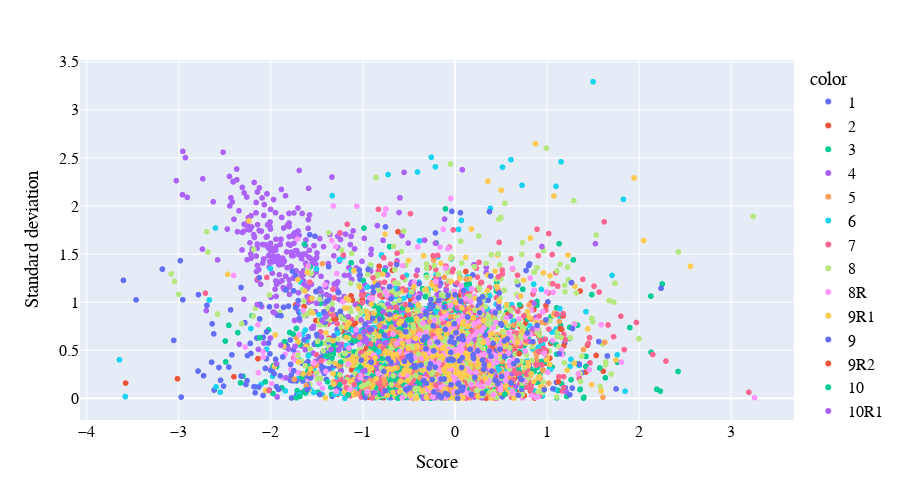

This figure's notebook cell:
### Code cell
fig = px.scatter(x = merge_melt['activity'], y = merge_melt['std'],
          color = merge_melt['set'])
fig.update_layout(
        xaxis_title="Score",
        yaxis_title="Standard deviation",
        autosize=False,
        width=900,
        height=500,
        font=dict(family="Arial",
                        size=16,
                        color="#020202"
                        ))
fig.show()
fig.write_html(fig_folder+"grl_combined_score_by_set.html")

### Figure 1 — Plotly figure (JSON) as saved in the notebook; plotly's stock layout.template omitted (floating-point values rounded to 4 significant figures; data arrays with more than 128 entries replaced by an {"elided": "..."} marker saying what was removed)
{"data": [{"hovertemplate": "color=1<br>x=%{x}<br>y=%{y}<extra></extra>", "legendgroup": "1", "marker": {"color": "#636efa", "symbol": "circle"}, "mode": "markers", "name": "1", "showlegend": true, "type": "scattergl", "x": {"elided": "252 float values"}, "xaxis": "x", "y": {"elided": "252 float values"}, "yaxis": "y"}, {"hovertemplate": "color=2<br>x=%{x}<br>y=%{y}<extra></extra>", "legendgroup": "2", "marker": {"color": "#EF553B", "symbol": "circle"}, "mode": "markers", "name": "2", "showlegend": true, "type": "scattergl", "x": {"elided": "315 float values"}, "xaxis": "x", "y": {"elided": "315 float values"}, "yaxis": "y"}, {"hovertemplate": "color=3<br>x=%{x}<br>y=%{y}<extra></extra>", "legendgroup": "3", "marker": {"color": "#00cc96", "symbol": "circle"}, "mode": "markers", "name": "3", "showlegend": true, "type": "scattergl", "x": {"elided": "315 float values"}, "xaxis": "x", "y": {"elided": "315 float values"}, "yaxis": "y"}, {"hovertemplate": "color=4<br>x=%{x}<br>y=%{y}<extra></extra>", "legendgroup": "4", "marker": {"color": "#ab63fa", "symbol": "circle"}, "mode": "markers", "name": "4", "showlegend": true, "type": "scattergl", "x": {"elided": "315 float values"}, "xaxis": "x", "y": {"elided": "315 float values"}, "yaxis": "y"}, {"hovertemplate": "color=5<br>x=%{x}<br>y=%{y}<extra></extra>", "legendgroup": "5", "marker": {"color": "#FFA15A", "symbol": "circle"}, "mode": "markers", "name": "5", "showlegend": true, "type": "scattergl", "x": {"elided": "273 float values"}, "xaxis": "x", "y": {"elided": "273 float values"}, "yaxis": "y"}, {"hovertemplate": "color=6<br>x=%{x}<br>y=%{y}<extra></extra>", "legendgroup": "6", "marker": {"color": "#19d3f3", "symbol": "circle"}, "mode": "markers", "name": "6", "showlegend": true, "type": "scattergl", "x": {"elided": "315 float values"}, "xaxis": "x", "y": {"elided": "315 float values"}, "yaxis": "y"}, {"hovertemplate": "color=7<br>x=%{x}<br>y=%{y}<extra></extra>", "legendgroup": "7", "marker": {"color": "#FF6692", "symbol": "circle"}, "mode": "markers", "name": "7", "showlegend": true, "type": "scattergl", "x": {"elided": "294 float values"}, "xaxis": "x", "y": {"elided": "294 float values"}, "yaxis": "y"}, {"hovertemplate": "color=8<br>x=%{x}<br>y=%{y}<extra></extra>", "legendgroup": "8", "marker": {"color": "#B6E880", "symbol": "circle"}, "mode": "markers", "name": "8", "showlegend": true, "type": "scattergl", "x": {"elided": "294 float values"}, "xaxis": "x", "y": {"elided": "294 float values"}, "yaxis": "y"}, {"hovertemplate": "color=8R<br>x=%{x}<br>y=%{y}<extra></extra>", "legendgroup": "8R", "marker": {"color": "#FF97FF", "symbol": "circle"}, "mode": "markers", "name": "8R", "showlegend": true, "type": "scattergl", "x": [-1.696, -1.741, -1.585, -0.3658, -0.3964, -2.14, -1.587, -0.7733, -2.278, -1.475, -1.846, -1.996, -1.457, -2.404, -2.136, -1.707, -1.884, -2.084, -1.711, -1.741, -1.869, -1.781, -1.991, 0.0442, -0.4095, -1.501, -1.416, -1.377, -0.00737, -0.8911, -0.5838, -1.184, -0.8455, -0.08752, -0.5434, -1.155, null, -1.078, -0.1723, -0.8122, -0.9024, -1.518], "xaxis": "x", "y": [0.04343, 0.4555, 0.2189, 0.6445, 0.3622, 0.7648, 0.1999, 0.6633, 0.5327, 0.1567, 0.4561, 0.3145, 0.2857, 1.277, 0.2653, 0.2655, 0.1013, 0.4861, 0.4728, 0.3972, 0.2126, 0.2979, 0.151, 0.04468, 0.332, 1.109, 0.4066, 0.2959, 0.5265, 0.05094, 0.4607, 0.1999, 0.1842, 0.1929, 0.1187, 0.1102, null, 0.08452, 0.2707, 0.5675, 0.5607, 0.244], "yaxis": "y"}, {"hovertemplate": "color=9R1<br>x=%{x}<br>y=%{y}<extra></extra>", "legendgroup": "9R1", "marker": {"color": "#FECB52", "symbol": "circle"}, "mode": "markers", "name": "9R1", "showlegend": true, "type": "scattergl", "x": [-0.1785, -0.5732, 0.4381, 0.1294, -0.153, -0.6119, -0.04664, -0.1024, 0.2054, 0.4518, 0.5471, -0.293, 0.1646, -0.1547, -0.3878, 0.1042, 0.6348, 0.1499, 0.6339, 0.1732, -0.8451], "xaxis": "x", "y": [0.05073, 0.1011, 0.1421, 0.2546, 0.2513, 0.2754, 0.09065, 0.3638, 0.01896, 0.2351, 0.2505, 0.07026, 0.07482, 0.3991, 0.04865, 0.1151, 0.1519, 0.2655, 0.1914, 0.3256, 0.1121], "yaxis": "y"}, {"hovertemplate": "color=9<br>x=%{x}<br>y=%{y}<extra></extra>", "legendgroup": "9", "marker": {"color": "#636efa", "symbol": "circle"}, "mode": "markers", "name": "9", "showlegend": true, "type": "scattergl", "x": {"elided": "273 float values"}, "xaxis": "x", "y": {"elided": "273 float values"}, "yaxis": "y"}, {"hovertemplate": "color=9R2<br>x=%{x}<br>y=%{y}<extra></extra>", "legendgroup": "9R2", "marker": {"color": "#EF553B", "symbol": "circle"}, "mode": "markers", "name": "9R2", "showlegend": true, "type": "scattergl", "x": [0.7762, -0.2046, -0.5661, 0.006756, 0.2053, -0.08574, -0.08998, -0.4984, 0.2673, -0.3076, -0.1051, 0.1499, -0.3592, 0.3382, -0.1486, 0.525, -0.05746, 0.2221, 0.2212, 0.01213, -1.181], "xaxis": "x", "y": [0.1766, 0.1206, 0.2642, 0.1689, 0.2445, 0.5733, 0.04288, 0.2057, 0.4861, 0.4039, 0.393, 0.06818, 0.2349, 0.001224, 0.3716, 0.04571, 0.2686, 0.6756, 0.1263, 0.3226, 0.1089], "yaxis": "y"}, {"hovertemplate": "color=10<br>x=%{x}<br>y=%{y}<extra></extra>", "legendgroup": "10", "marker": {"color": "#00cc96", "symbol": "circle"}, "mode": "markers", "name": "10", "showlegend": true, "type": "scattergl", "x": {"elided": "147 float values"}, "xaxis": "x", "y": {"elided": "147 float values"}, "yaxis": "y"}, {"hovertemplate": "color=10R1<br>x=%{x}<br>y=%{y}<extra></extra>", "legendgroup": "10R1", "marker": {"color": "#ab63fa", "symbol": "circle"}, "mode": "markers", "name": "10R1", "showlegend": true, "type": "scattergl", "x": [-0.5341, -0.146, -0.2118, -0.2095, -0.3508, -0.1298, -0.2813, -0.4302, -0.3606, -0.7061, 0.01028, -0.8828, -0.3821, -0.6712, -0.6515, -0.2118, -0.6534, -0.07354, -0.5223, -0.4195, -0.9158], "xaxis": "x", "y": [0.3319, 0.4688, 0.1399, 0.2223, 0.5843, 0.5717, 0.1898, 0.245, 0.457, 0.2727, 0.5089, 0.3443, 0.1084, 0.2698, 0.2331, 0.4601, 0.03231, 0.01637, 0.2183, 0.3605, 0.4968], "yaxis": "y"}, {"hovertemplate": "color=10R2<br>x=%{x}<br>y=%{y}<extra></extra>", "legendgroup": "10R2", "marker": {"color": "#FFA15A", "symbol": "circle"}, "mode": "markers", "name": "10R2", "showlegend": true, "type": "scattergl", "x": [-0.6165, -1.249, -0.2966, -0.1722, -0.676, -1.259, -0.7631, -1.584, -0.542, -0.6218, -0.3787, -1.724, -0.6351, -0.9677, -0.02727, -0.4414, -0.8692, -0.6582, -0.5566, -0.5894, -1.745], "xaxis": "x", "y": [0.07818, 0.1587, 0.2526, 0.2176, 0.2448, 0.3309, 0.317, 0.258, 0.08062, 0.141, 0.3516, 0.6303, 0.03256, 0.1137, 0.04615, 0.1492, 0.09067, 0.02496, 0.2239, 0.3201, 0.1969], "yaxis": "y"}, {"hovertemplate": "color=R1<br>x=%{x}<br>y=%{y}<extra></extra>", "legendgroup": "R1", "marker": {"color": "#19d3f3", "symbol": "circle"}, "mode": "markers", "name": "R1", "showlegend": true, "type": "scattergl", "x": {"elided": "210 float values"}, "xaxis": "x", "y": {"elided": "210 float values"}, "yaxis": "y"}, {"hovertemplate": "color=11<br>x=%{x}<br>y=%{y}<extra></extra>", "legendgroup": "11", "marker": {"color": "#FF6692", "symbol": "circle"}, "mode": "markers", "name": "11", "showlegend": true, "type": "scattergl", "x": {"elided": "315 float values"}, "xaxis": "x", "y": {"elided": "315 float values"}, "yaxis": "y"}, {"hovertemplate": "color=12<br>x=%{x}<br>y=%{y}<extra></extra>", "legendgroup": "12", "marker": {"color": "#B6E880", "symbol": "circle"}, "mode": "markers", "name": "12", "showlegend": true, "type": "scattergl", "x": {"elided": "315 float values"}, "xaxis": "x", "y": {"elided": "315 float values"}, "yaxis": "y"}, {"hovertemplate": "color=13R1<br>x=%{x}<br>y=%{y}<extra></extra>", "legendgroup": "13R1", "marker": {"color": "#FF97FF", "symbol": "circle"}, "mode": "markers", "name": "13R1", "showlegend": true, "type": "scattergl", "x": [0.1906, 0.2587, 0.4222, 0.2919, 0.4508, 0.5982, 0.4961, -0.1281, -0.04477, 0.5771, 0.5982, 0.733, 0.1378, 0.207, 0.284, 0.7734, 0.4327, -0.0464, 0.4602, 0.2489, -2.081], "xaxis": "x", "y": [0.5332, 0.1077, 0.1311, 0.2299, 0.435, 0.5452, 0.4637, 1.065, 0.4993, 0.04882, 0.3807, 0.004059, 0.1553, 0.2969, 0.2834, 0.3702, 0.116, 0.1526, 0.2203, 0.3316, 0.4282], "yaxis": "y"}, {"hovertemplate": "color=13<br>x=%{x}<br>y=%{y}<extra></extra>", "legendgroup": "13", "marker": {"color": "#FECB52", "symbol": "circle"}, "mode": "markers", "name": "13", "showlegend": true, "type": "scattergl", "x": {"elided": "294 float values"}, "xaxis": "x", "y": {"elided": "294 float values"}, "yaxis": "y"}, {"hovertemplate": "color=13R2<br>x=%{x}<br>y=%{y}<extra></extra>", "legendgroup": "13R2", "marker": {"color": "#636efa", "symbol": "circle"}, "mode": "markers", "name": "13R2", "showlegend": true, "type": "scattergl", "x": [null, -1.918, -2.254, -2.639, -2.787, -2.217, -2.62, -2.731, -1.731, -2.957, -2.046, -2.259, -1.426, null, -2.324, -2.695, -2.514, -0.1107, -1.469, -2.424, -2.324], "xaxis": "x", "y": [null, 0.0919, 0.4441, 0.7734, 1.078, 0.466, 0.6696, 0.2346, 0.943, 1.025, 0.69, 0.1822, 0.3138, null, 0.2306, 0.9658, 0.1267, 0.1257, 0.03814, 0.4516, 1.152], "yaxis": "y"}, {"hovertemplate": "color=14R<br>x=%{x}<br>y=%{y}<extra></extra>", "legendgroup": "14R", "marker": {"color": "#EF553B", "symbol": "circle"}, "mode": "markers", "name": "14R", "showlegend": true, "type": "scattergl", "x": [null, 0.04922, 0.0681, -0.05141, 0.9121, 0.1176, null, 1.183, null, 0.7535, 0.3313, 0.1506, 0.9111, null, -0.1991, null, -0.2103, null, -0.5082, 0.9881, -3.578, 1.534, 1.174, 0.06437, -0.3326, 0.697, 0.6633, 0.4385, -0.7824, 1.158, 0.5774, 0.1808, 1.122, -1.313, 0.05469, 0.2615, 0.992, -0.0181, -1.045, -0.0524, 0.599, -2.402, -0.5659, 0.2716, -1.005, -0.03178, 0.1763, -0.3467, 0.4043, -1.297, -0.1785, 0.2624, 0.2805, -0.5237, 0.1349, 1.144, 0.7863, -0.3826, 0.1132, 0.6454, 0.4063, -0.05775, -3.015], "xaxis": "x", "y": [null, 0.1009, 0.5648, 0.1728, 0.6469, 1.319, null, 0.5459, null, 0.02774, 0.3197, 0.3739, 0.6691, null, 0.4604, null, 0.4613, null, 0.5531, 0.9645, 0.1584, 0.4451, 0.8568, 0.2976, 0.3162, 0.4635, 0.5463, 0.2238, 0.4752, 0.7162, 0.875, 0.7009, 0.1714, 0.825, 0.2386, 0.3631, 0.488, 0.3321, 0.2297, 0.3613, 0.5565, 0.2242, 0.5836, 0.7162, 1.023, 0.04123, 0.8889, 0.5809, 0.5281, 0.8245, 0.5628, 0.04964, 1.201, 0.8558, 0.2396, 0.7267, 0.6528, 0.1793, 0.1692, 0.01643, 0.6296, 0.687, 0.203], "yaxis": "y"}, {"hovertemplate": "color=14<br>x=%{x}<br>y=%{y}<extra></extra>", "legendgroup": "14", "marker": {"color": "#00cc96", "symbol": "circle"}, "mode": "markers", "name": "14", "showlegend": true, "type": "scattergl", "x": {"elided": "273 float values"}, "xaxis": "x", "y": {"elided": "273 float values"}, "yaxis": "y"}, {"hovertemplate": "color=15<br>x=%{x}<br>y=%{y}<extra></extra>", "legendgroup": "15", "marker": {"color": "#ab63fa", "symbol": "circle"}, "mode": "markers", "name": "15", "showlegend": true, "type": "scattergl", "x": {"elided": "336 float values"}, "xaxis": "x", "y": {"elided": "336 float values"}, "yaxis": "y"}, {"hovertemplate": "color=16<br>x=%{x}<br>y=%{y}<extra></extra>", "legendgroup": "16", "marker": {"color": "#FFA15A", "symbol": "circle"}, "mode": "markers", "name": "16", "showlegend": true, "type": "scattergl", "x": {"elided": "294 float values"}, "xaxis": "x", "y": {"elided": "294 float values"}, "yaxis": "y"}, {"hovertemplate": "color=16R<br>x=%{x}<br>y=%{y}<extra></extra>", "legendgroup": "16R", "marker": {"color": "#19d3f3", "symbol": "circle"}, "mode": "markers", "name": "16R", "showlegend": true, "type": "scattergl", "x": [null, -0.004767, -0.2534, 0.3817, -0.1975, -0.2311, -0.8266, -0.4944, null, 0.3064, -0.4107, -0.001212, null, null, 0.4772, -0.5136, -0.05534, -0.1024, -0.05632, 0.0007598, -3.581], "xaxis": "x", "y": [null, 0.2475, 0.254, 0.1999, 0.8929, 0.488, 0.4838, 0.456, null, 0.1226, 0.3369, 0.5851, null, null, 0.2992, 0.4549, 0.1823, 0.2254, 0.3728, 0.2035, 0.01699], "yaxis": "y"}, {"hovertemplate": "color=17<br>x=%{x}<br>y=%{y}<extra></extra>", "legendgroup": "17", "marker": {"color": "#FF6692", "symbol": "circle"}, "mode": "markers", "name": "17", "showlegend": true, "type": "scattergl", "x": {"elided": "315 float values"}, "xaxis": "x", "y": {"elided": "315 float values"}, "yaxis": "y"}, {"hovertemplate": "color=18<br>x=%{x}<br>y=%{y}<extra></extra>", "legendgroup": "18", "marker": {"color": "#B6E880", "symbol": "circle"}, "mode": "markers", "name": "18", "showlegend": true, "type": "scattergl", "x": {"elided": "315 float values"}, "xaxis": "x", "y": {"elided": "315 float values"}, "yaxis": "y"}, {"hovertemplate": "color=19<br>x=%{x}<br>y=%{y}<extra></extra>", "legendgroup": "19", "marker": {"color": "#FF97FF", "symbol": "circle"}, "mode": "markers", "name": "19", "showlegend": true, "type": "scattergl", "x": {"elided": "315 float values"}, "xaxis": "x", "y": {"elided": "315 float values"}, "yaxis": "y"}, {"hovertemplate": "color=20<br>x=%{x}<br>y=%{y}<extra></extra>", "legendgroup": "20", "marker": {"color": "#FECB52", "symbol": "circle"}, "mode": "markers", "name": "20", "showlegend": true, "type": "scattergl", "x": {"elided": "231 float values"}, "xaxis": "x", "y": {"elided": "231 float values"}, "yaxis": "y"}, {"hovertemplate": "color=21<br>x=%{x}<br>y=%{y}<extra></extra>", "legendgroup": "21", "marker": {"color": "#636efa", "symbol": "circle"}, "mode": "markers", "name": "21", "showlegend": true, "type": "scattergl", "x": {"elided": "168 float values"}, "xaxis": "x", "y": {"elided": "168 float values"}, "yaxis": "y"}], "layout": {"autosize": false, "font": {"color": "#020202", "family": "Arial", "size": 16}, "height": 500, "legend": {"title": {"text": "color"}, "tracegroupgap": 0}, "margin": {"t": 60}, "width": 900, "xaxis": {"anchor": "y", "domain": [0, 1], "title": {"text": "Score"}}, "yaxis": {"anchor": "x", "domain": [0, 1], "title": {"text": "Standard deviation"}}}}
